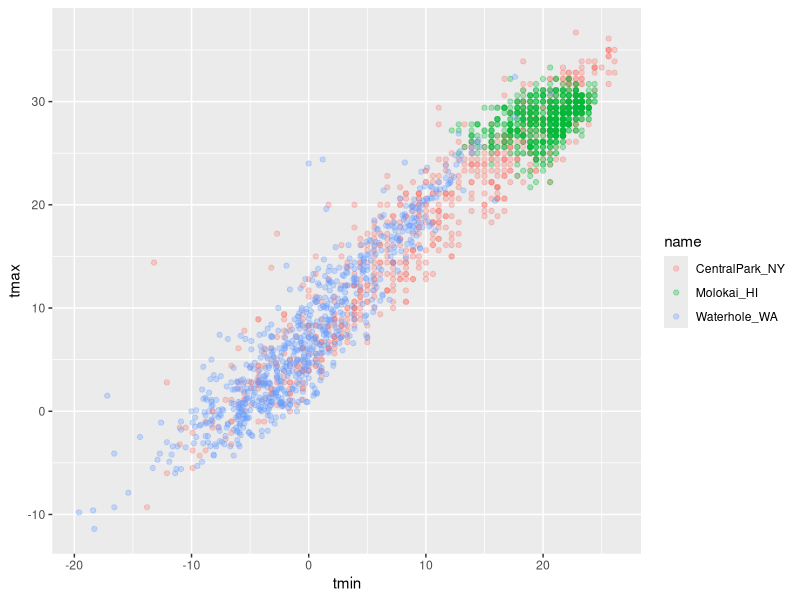
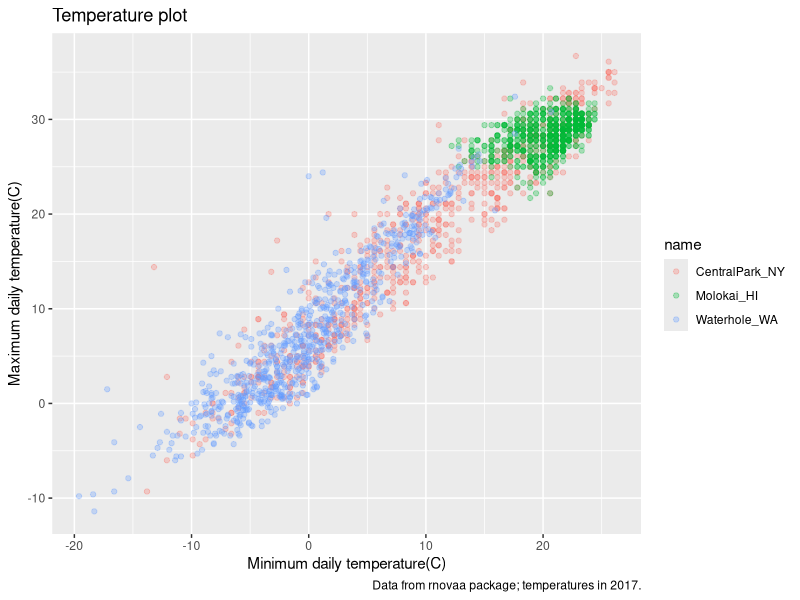
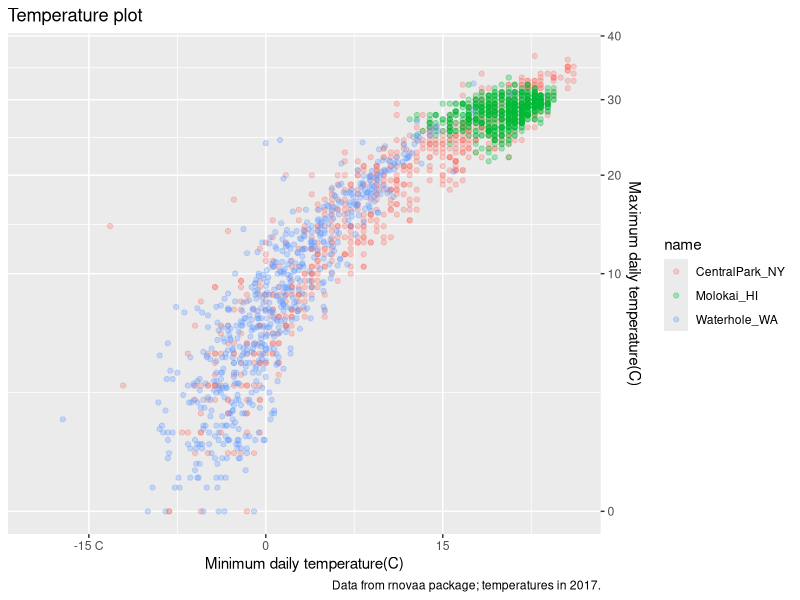
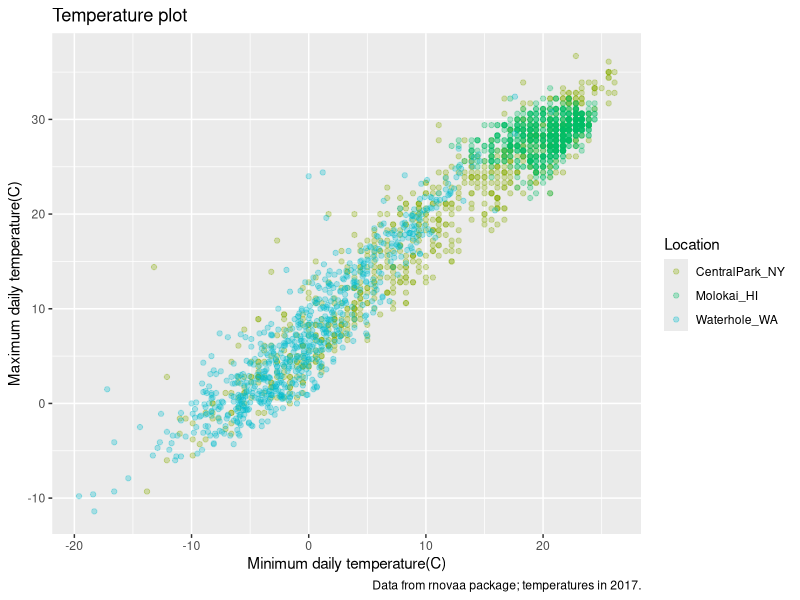
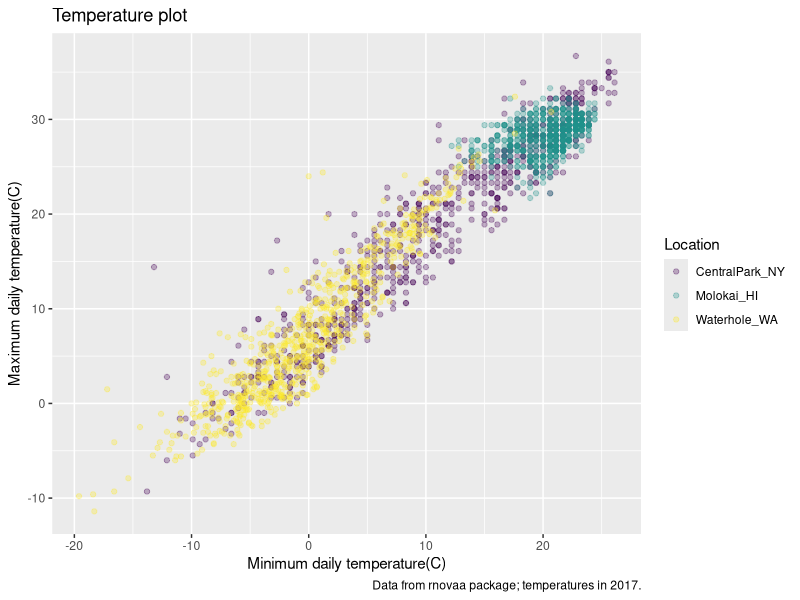

These figures' R source, in order:
## ---- chunk 1
library(tidyverse)
library(patchwork)
## ---- chunk 2
weather_df = 
  read_csv("./data/weather_df.csv")

weather_df
## ---- chunk 3
weather_df |> 
  ggplot(aes(x=tmin,y=tmax,color=name))+
  geom_point(alpha=.3)
## ---- chunk 4
weather_df |> 
  ggplot(aes(x=tmin,y=tmax,color=name))+
  geom_point(alpha=.3)+
  labs(
    title="Temperature plot",
    x="Minimum daily temperature(C)",
    y="Maximum daily temperature(C)",
    caption="Data from rnovaa package; temperatures in 2017."
  )
## ---- chunk 5
weather_df |> 
  ggplot(aes(x=tmin,y=tmax,color=name))+
  geom_point(alpha=.3)+
  labs(
    title="Temperature plot",
    x="Minimum daily temperature(C)",
    y="Maximum daily temperature(C)",
    caption="Data from rnovaa package; temperatures in 2017."
  )+
  scale_x_continuous(
    breaks=c(-15,0,15),
    labels=c("-15 C","0","15")
  )+
  scale_y_continuous(
    trans="sqrt",  #also could do "log" transformation
    position="right"
  )
## ---- chunk 6
weather_df |> 
  ggplot(aes(x=tmin,y=tmax,color=name))+
  geom_point(alpha=.3)+
  labs(
    title="Temperature plot",
    x="Minimum daily temperature(C)",
    y="Maximum daily temperature(C)",
    caption="Data from rnovaa package; temperatures in 2017."
  )+
  scale_color_hue(
    name="Location", #change label name
    h=c(100,200))
## ---- chunk 7
weather_df |> 
  ggplot(aes(x=tmin,y=tmax,color=name))+
  geom_point(alpha=.3)+
  labs(
    title="Temperature plot",
    x="Minimum daily temperature(C)",
    y="Maximum daily temperature(C)",
    caption="Data from rnovaa package; temperatures in 2017."
  )+
  viridis::scale_color_viridis(
    name="Location",
    discrete=TRUE
  ) #default is continuous
